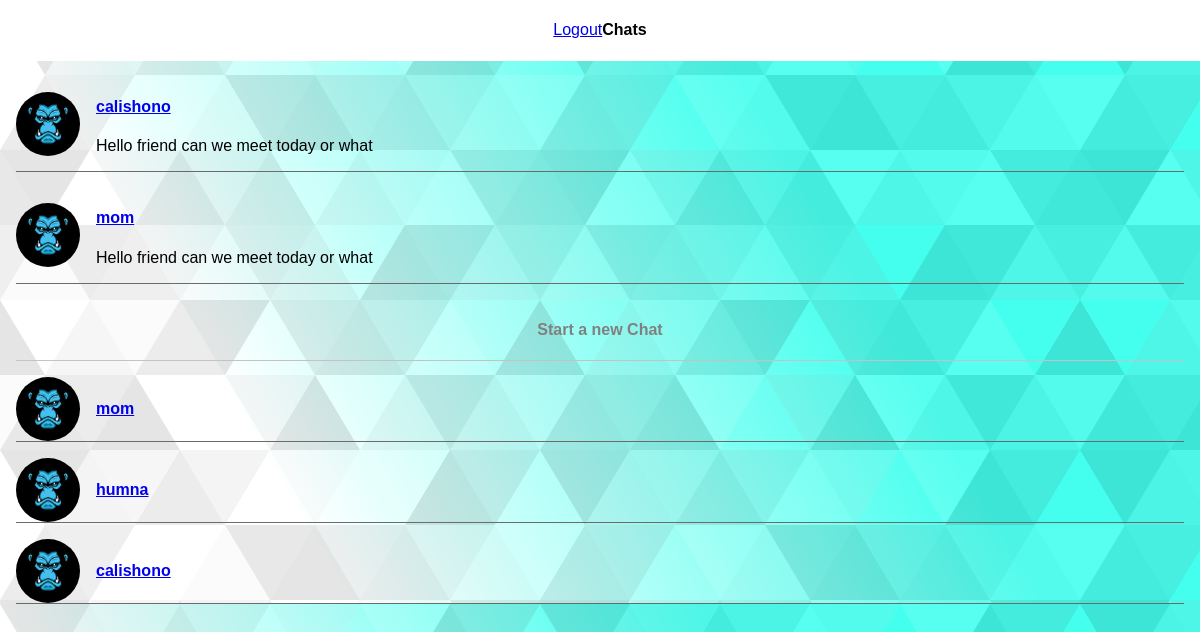
The app's page /chat/ (signed in) with its own data.
### chat/models.py (models this page shows, shortened)
class Chat(models.Model):
    initiator = models.ForeignKey(User,on_delete = models.CASCADE)
    reactor = models.ForeignKey(User,on_delete = models.CASCADE,related_name="reactoe")
    created_at = models.DateTimeField(auto_now_add=True)
    updated_at = models.DateTimeField(auto_now=True)
    class Meta:
        ordering = ('-created_at', '-updated_at')

### account/models.py (models this page shows)
class User(AbstractUser):
    phone_number = models.CharField(max_length=20, unique=True,null=True,blank=True)
    profile_picture = models.ImageField(null=True, default="avatar.png")
    REQUIRED_FIELDS = []

### chat/views.py (the view, shortened to what this page needs)
# urls.py: path('',include("chat.urls")),
@login_required(login_url='login')
def chat(request):
    users = User.objects.all()
    chat= Chat.objects.filter(initiator = request.user) | Chat.objects.filter(reactor = request.user)
    q = request.GET.get("q")
    context = {'chats': chat,'users':users}
    return render(request,'chat/your_chat.html',context)

### chat/templates/chat/your_chat.html (shortened to what this page needs)
{% extends 'main.html'%}
{% load static %}
{% block content %}
<header class="chats-header">
    <a href="{% url 'logout' %}">Logout</a>
    <h4>Chats</h4>
</header>
<section class="chats">
{% for chat in chats %}
<div class="chat">
    <img src="{% static 'images.jpg'%}" alt="user profile">
    <div class="user_info">
        <h4 class="user-name">
            {% if chat.reactor == request.user %}
            <a href="?q={{chat.initiator.id}}">{{ chat.initiator }}</a>
{% elif chat.initiator == request.user %}
<a href="?q={{ chat.reactor.id}}">{{  chat.reactor }}</a>
 {% endif %}
        </h4>
        <p class="latest-message">
            Hello friend can we meet today or what
        </p>
    </div>
</div>
{% endfor %}
    <div class="start-chat">
        <h4>Start a new Chat</h4>
    </div>
{% for user in users %}
{% if user == request.user %}
{% else %}
    <div class="chat">
        <img src="{% static 'images.jpg'%}" alt="user profile">
        <div class="user_info">
           <a href="?q={{user.id}}">
            <h4 class="user-name">
             {{user.username }}
            </h4>
        </a>
        </div>
    </div>
    {% endif %}
{% endfor %}
</section>
{% endblock content %}

### static/style.css (style rules this page uses)
body { margin: 0; background: url(./subtle-prism.svg); }
:root { padding: 0; margin: 0; box-sizing: border-box; font-family: sans-serif; }
.chats-header { display: flex; align-items: center; justify-content: center; background-color: white; margin-bottom: 1rem; }
.chats { display: flex; flex-direction: column; gap: 1rem; margin: 0 1rem; }
.chat { justify-self: flex-start; display: flex; align-items: center; gap: 1rem; border-bottom: 1px rgb(107, 107, 107) solid; }
.chat img { height: 4rem; width: 4rem; object-fit: cover; border-radius: 50%; }
.start-chat { text-align: center; border-bottom: 1px rgb(196, 195, 195) solid; color: gray; }

### records on screen
Chat: initiator "calishono"
Chat: reactor "mom"
User: username "mom"
User: username "humna"
User: username "calishono"
